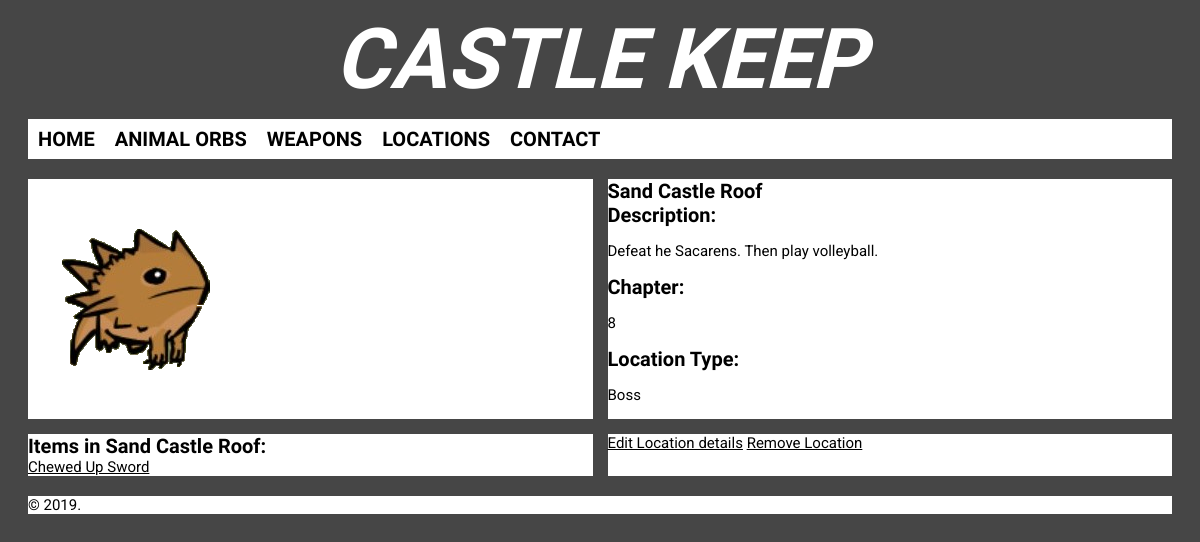
Before: /location/26 with the older database file.
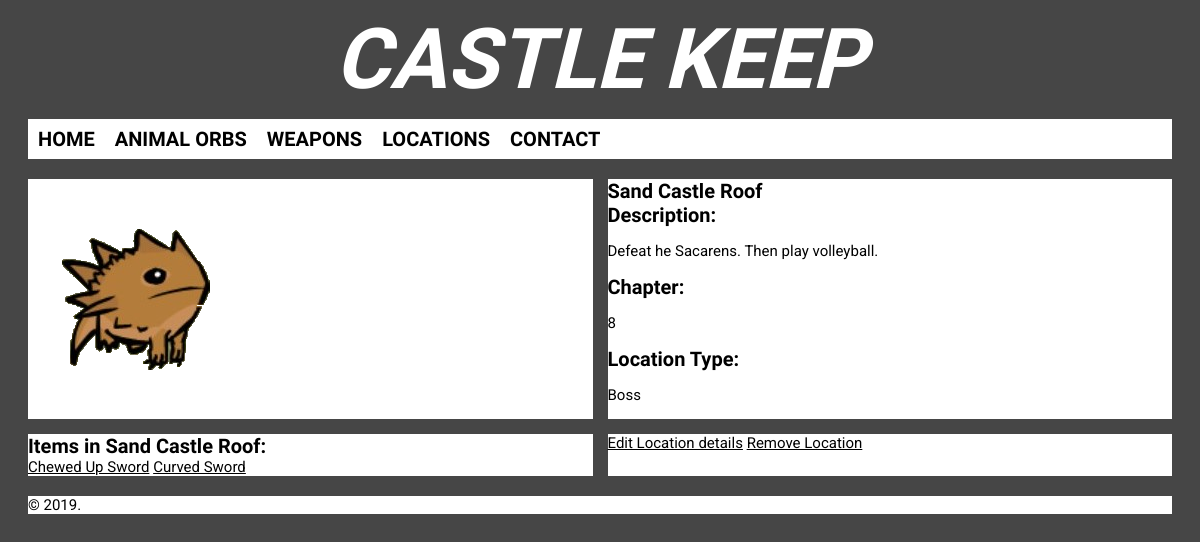
After: the same page with the newer database file.
### app/models.py (models this page shows)
class Location(db.Model):
    __tablename__ = 'Location'
    id = db.Column(db.Integer, primary_key=True, nullable=False)
    name = db.Column(db.String(100), nullable=False)
    description = db.Column(db.String(2000))
    chapter = db.Column(db.Integer, nullable=False)
    localeType = db.Column(db.String(10))
    orbLoc = db.relationship('Orb')
    weaponLoc = db.relationship('Weapon')

class Weapon(db.Model):
    __tablename__ = 'Weapon'
    id = db.Column(db.Integer, primary_key=True, nullable=False)
    name = db.Column(db.String(100), nullable=False)
    locationid = db.Column(db.Integer, db.ForeignKey('Location.id'), nullable=False)
    reqItem = db.Column(db.String(2000))
    reqLevel = db.Column(db.Integer, nullable=False)
    mode = db.Column(db.String(10), nullable=False)
    strength = db.Column(db.Integer)
    magic = db.Column(db.Integer)
    defense = db.Column(db.Integer)
    agility = db.Column(db.Integer)
    iceSpecial = db.Column(db.Integer)
    critSpecial = db.Column(db.Integer)
    fireSpecial = db.Column(db.Integer)
    elecSpecial = db.Column(db.Integer)
    poiSpecial = db.Column(db.Integer)
    cost = db.Column(db.Integer)

### app/routes.py (the view)
@app.route('/location/<id>')
def location_details(id):
    location = Location.query.filter_by(id = id).first()
    return render_template('location_details.html', page_title="Location Details", location=location)

### app/templates/location_details.html (shortened to what this page needs)
{% extends 'layout.html' %}
{% block content %}
<div class = "location_details">
  <div><img src="/static/locations/{{location.id}}.png" alt="{{location.name}}"></div>
  <div>
    <h2>{{location.name}}</h2>
    <h2>Description:</h2><p>{{location.description}}</p>
    <h2>Chapter:</h2><p>{{location.chapter}}</p>
    <h2>Location Type:</h2><p>{{location.localeType}}<p>
  </div>
  <div>
    <h2>Items in {{location.name}}:</h2>
    {% for weapon in location.weaponLoc %}
      <a href = "/weapon/{{weapon.id}}">{{weapon.name}}</a>
    {% endfor %}
  </div>
  <div>
    <a href = "/edit_location/{{location.id}}">Edit Location details</a>
    <a href = "/remove_location/{{location.id}}">Remove Location</a>
  </div>
</div>
{% endblock %}

### app/templates/layout.html (shortened to what this page needs)
<!doctype html>
<html>
  <head>
    <link rel="stylesheet" type="text/css" href="{{ url_for('static', filename='stylesheets/style.css') }}">
  </head>
  <body>
  {% include 'header.html' %}
  {% include 'nav.html' %}
  {% block content %}
  {% endblock %}
  {% include 'footer.html' %}
  </body>
</html>

### app/templates/header.html
<h1>CASTLE KEEP</h1>

### app/templates/nav.html
<nav>
  <ul>
    <li><a href = "/">HOME</a></li>
    <li><a href = "/all_orbs">ANIMAL ORBS</a></li>
    <li><a href = "/all_weapons">WEAPONS</a></li>
    <li><a href = "/all_locations">LOCATIONS</a></li>
    <li><a href = "/contact">CONTACT</a></li>
  </ul>
</nav>

### app/templates/footer.html
<footer>
  <p>&copy; 2019.</p>
</footer>

### app/static/stylesheets/style.css (style rules this page uses)
html { background-color: #464646; color: #000000; font-family: 'Roboto', sans-serif; font-size: 15px; }
footer, nav, section { background-color: #FFFFFF; margin: 0 20px 20px 20px; }
footer, h2 { margin-top: 0px; margin-bottom: 0px; }
h1 { font-size: 7vw; font-family: 'Oswald', sans-serif; color: #FFFFFF; margin: 10px; text-align: center; font-style: italic; font-weight: bold; padding: 0; }
h2, li a { font-size: 20px; font-family: 'Oswald', sans-serif; font-weight: bold; }
a:visited, a:link { color: #000000; }
ul { margin: 0; padding: 0; list-style-type: none; overflow: hidden; }
a { margin: 0; }
li a { text-decoration: none; float: left; padding: 10px; text-align: center; display: block; line-height: 20px; }
.location_details { grid-template-columns: 1fr 1fr; display: grid; grid-gap: 15px; margin: 0 20px 20px 20px; }
.location_details > div { background-color: #FFFFFF; width: inherit; }

Changed rows visible on the page:
added Weapon: name "Curved Sword"
